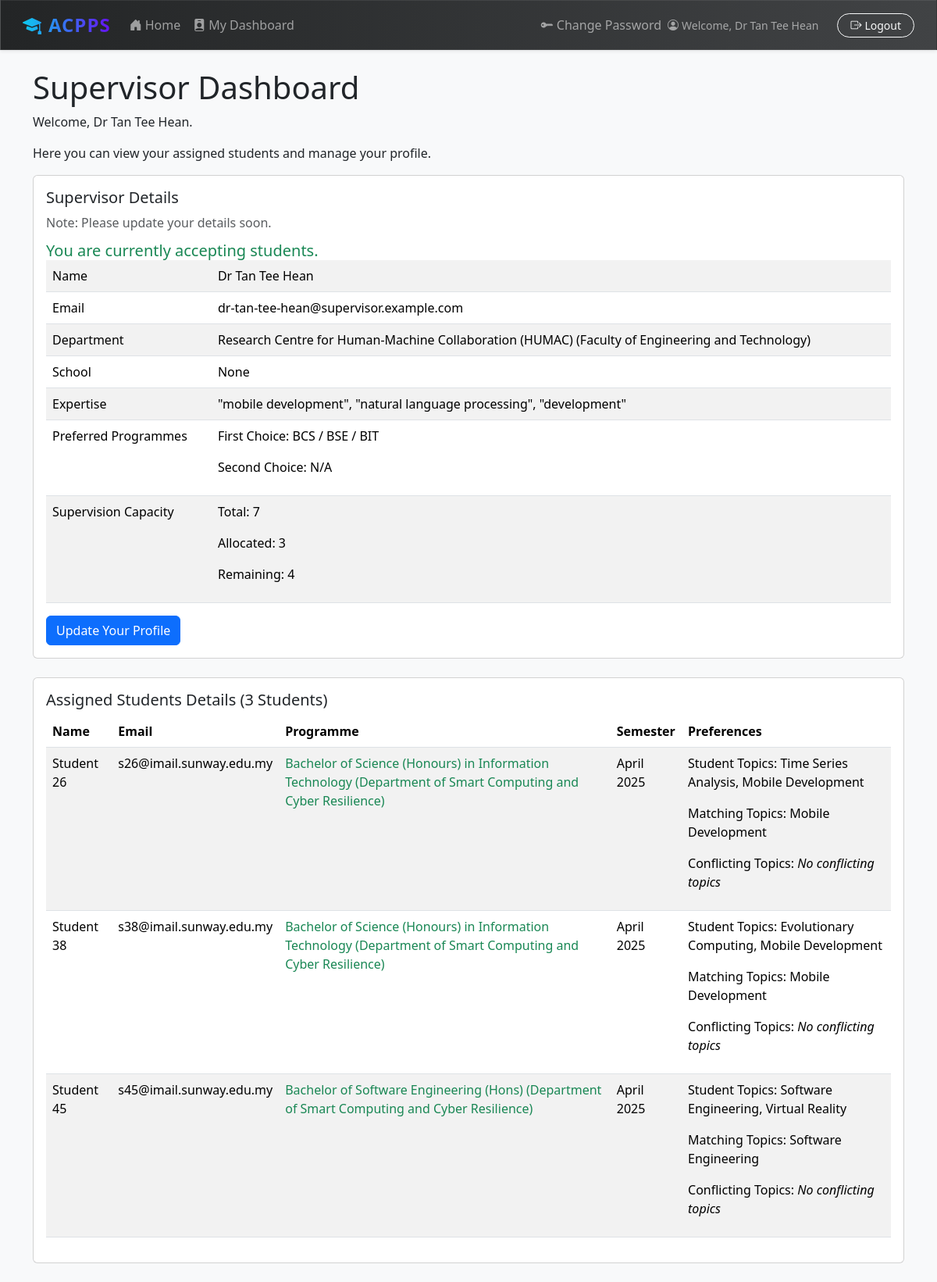
The page /dashboards/supervisor/ (signed in) on the database its author committed.
### users/models.py (models this page shows, shortened)
class User(AbstractBaseUser, PermissionsMixin):
    email = models.EmailField(unique=True)
    is_active = models.BooleanField(default=True)
    is_staff = models.BooleanField(default=False)
    date_joined = models.DateTimeField(default=timezone.now)
    full_name = models.CharField(max_length=255, blank=False, null=False)
    USER_TYPE_CHOICES = (
        ('student', 'Student'),
        ('supervisor', 'Supervisor'),
    )
    user_type = models.CharField(max_length=10, choices=USER_TYPE_CHOICES)
    objects = UserManager()
    USERNAME_FIELD = 'email'
    REQUIRED_FIELDS = ['user_type']
    def get_full_name(self):
        return self.full_name or self.email

class SupervisorProfile(models.Model):
    user = models.OneToOneField(settings.AUTH_USER_MODEL, on_delete=models.CASCADE, primary_key=True)
    department = models.ForeignKey(Department, on_delete=models.SET_NULL, null=True, related_name='supervisors', blank=True)
    school = models.ForeignKey(School, on_delete=models.SET_NULL, null=True, related_name='supervisors', blank=True)
    expertise = models.TextField(blank=True, null=True)
    preferred_programmes_first_choice = models.ForeignKey(ProgrammePreferenceGroup, on_delete=models.SET_NULL, null=True, related_name='supervisors_first_choice', blank=True)
    preferred_programmes_second_choice = models.ForeignKey(ProgrammePreferenceGroup, on_delete=models.SET_NULL, null=True, related_name='supervisors_second_choice', blank=True)
    supervision_capacity = models.PositiveIntegerField(default=0)
    standardised_expertise = models.ManyToManyField(StandardisedTopic, blank=True, related_name='supervisors')
    accepting_students = models.BooleanField(default=True)
    EXPERTISE_MAX_LENGTH = 1023
    @property
    def effective_school(self):
        return self.department.school if self.department else self.school if self.school else None
    @property
    def is_profile_incomplete(self):
        return (
            (not self.expertise or not self.expertise.strip()) or
            self.preferred_programmes_first_choice is None or
            self.preferred_programmes_second_choice is None
        )

class StudentProfile(models.Model):
    user = models.OneToOneField(settings.AUTH_USER_MODEL, on_delete=models.CASCADE, primary_key=True)
    programme = models.ForeignKey(Programme, on_delete=models.SET_NULL, null=True, related_name='students')
    preference_text = models.TextField(blank=True, null=True)
    positive_preferences = models.ManyToManyField(StandardisedTopic, blank=True, related_name='positive_preferences_students')
    negative_preferences = models.ManyToManyField(StandardisedTopic, blank=True, related_name='negative_preferences_students')
    supervisor = models.ForeignKey('SupervisorProfile', on_delete=models.SET_NULL, null=True, blank=True, related_name='students')
    semester = models.ForeignKey(
        Semester,
        on_delete=models.PROTECT, # Don't delete a semester if programmes are linked to it
        default=get_default_semester(),
        null=True,
        blank=True,
        related_name='students'
    )
    programme_match_type = models.IntegerField(null=True)
    matching_topics = models.ManyToManyField(StandardisedTopic, blank=True, related_name='matching_students')
    conflicting_topics = models.ManyToManyField(StandardisedTopic, blank=True, related_name='conflicting_students')
    PREFERENCE_MAX_LENGTH = 4093

### academics/models.py (models this page shows, shortened)
class Department(models.Model):
    name = models.CharField(max_length=100)
    school = models.ForeignKey(School, on_delete=models.CASCADE, related_name='departments', null=True, blank=True)
    faculty = models.ForeignKey(Faculty, on_delete=models.CASCADE, related_name='departments', null=True, blank=True)
    def __str__(self):
        return f"{self.name} ({self.school.name if self.school else self.faculty.name if self.faculty else 'No School or Faculty'})"

class Faculty(models.Model):
    name = models.CharField(max_length=100)

class ProgrammePreferenceGroup(models.Model):
    name = models.CharField(max_length=100)
    programme = models.ManyToManyField(Programme, blank=True, related_name='preference_groups')
    def __str__(self):
        return f"{self.name}"

class Programme(models.Model):
    name = models.CharField(max_length=100)
    department = models.ForeignKey(Department, on_delete=models.CASCADE, related_name='programmes')
    def __str__(self):
        return f"{self.name} ({self.department.name})"

class Semester(models.Model):
    name = models.CharField(max_length=100)
    start_date = models.DateField()
    end_date = models.DateField()
    class Meta:
        get_latest_by = 'start_date'
        ordering = ['-start_date']

### api/models.py (models this page shows)
class StandardisedTopic(models.Model):
    name = models.CharField(max_length=255, unique=True)
    def __str__(self):
        return self.name

### dashboards/views.py (the view)
# urls.py: path('supervisor/', SupervisorDashboardView.as_view(), name='supervisor_dashboard'),
class SupervisorDashboardView(LoginRequiredMixin, View):
    login_url = "/login/"
    redirect_field_name = "redirect_to"
    template_name = 'dashboard/supervisor.html'
    def get(self, request, *args, **kwargs):
        context = {
            'students': [],
            'remaining_capacity': 0,
            'supervisor_profile': None,
            'students_test': StudentProfile.objects.all()
        }
        if hasattr(request.user, 'supervisorprofile'):
            supervisor_profile = request.user.supervisorprofile
            students_queryset = StudentProfile.objects.filter(supervisor=supervisor_profile)
            remaining_capacity = supervisor_profile.supervision_capacity - students_queryset.count()
            context['students'] = students_queryset
            context['remaining_capacity'] = remaining_capacity
            context['supervisor_profile'] = supervisor_profile
        else:
            messages.warning(request, "The logged-in user does not have a supervisor profile.")
        return render(request, self.template_name, context)

### templates/dashboard/supervisor.html (shortened to what this page needs)
{% extends "dashboard/dashboard_base.html" %}
{% block content %}
    <h1>Supervisor Dashboard</h1>
    <p>Welcome, {{ user.get_full_name }}.</p>
    <p>Here you can view your assigned students and manage your profile.</p>
    <div class="card mb-4">
        <div class="card-body">
            <h5 class="card-title">Supervisor Details</h5>
            {% if user.supervisorprofile.is_profile_incomplete %}
                <p class="card-text text-muted">Note: Please update your details soon.</p>
            {% endif %}
            {% if user.supervisorprofile.accepting_students %}
                <h5 class="card-subtitle text-success">You are currently accepting students.</h5>
            {% else %}
                <h5 class="card-subtitle text-danger">You are currently <em>NOT</em> accepting students.</h5>
            {% endif %}
            <div class="table-responsive">
                <table class="table table-striped table-hover">
                    <tr>
                        <td>Name</td>
                        <td>{{ user.get_full_name }}</td>
                    </tr>
                    <tr>
                        <td>Email</td>
                        <td>{{ user.email }}</td>
                    </tr>
                    <tr>
                        <td>Department</td>
                        <td>{{ user.supervisorprofile.department|default:"N/A" }}</td>
                    </tr>
                    <tr>
                        <td>School</td>
                        <td>{{ user.supervisorprofile.effective_school }}</td>
                    </tr>
                    <tr>
                        <td>Expertise</td>
                        <td>{{ user.supervisorprofile.expertise }}</td>
                    </tr>
                    <tr>
                        <td>Preferred Programmes</td>
                        <td>
                            <p>First Choice: {{ user.supervisorprofile.preferred_programmes_first_choice|default:"N/A" }}</p>
                            <p>Second Choice: {{ user.supervisorprofile.preferred_programmes_second_choice|default:"N/A" }}</p>
                        </td>
                    </tr>
                    <tr>
                        <td>Supervision Capacity</td>
                        <td>
                            <p>Total: {{ user.supervisorprofile.supervision_capacity }}</p>
                            <p>Allocated: {{ students.count|default:0 }}</p>
                            <p>Remaining: {{ remaining_capacity|default:user.supervisorprofile.supervision_capacity }}</p>
                        </td>
                    </tr>
                </table>
            </div>
            <button type="button" id="update-btn" class="btn btn-primary" data-url="{% url 'update_profile' %}">Update Your Profile</button>
        </div>
    </div>
    <div class="card mb-4">
        <div class="card-body">
            {% if students %}
                <h5 class="card-title">Assigned Students Details ({{ students.count }} Students)</h5>
                <div class="table-responsive">
                    <table class="table table-striped table-hover">
                        <thead>
                            <th>Name</th>
                            <th>Email</th>
                            <th>Programme</th>
                            <th>Semester</th>
                            <th>Preferences</th>
                        </thead>
                        <tbody>
                            {% for student in students %}
                                <tr>
                                    <td>{{ student.user.full_name }}</td>
                                    <td>{{ student.user.email }}</td>
                                    {% if student.programme_match_type == 1 %}
                                        <td class="text-success">
                                    {% elif student.programme_match_type == 2 %}
                                        <td class="text-warning">
                                    {% elif student.programme_match_type == 0 %}
                                        <td class="text-danger">
                                    {% else %}
                                        <td>
                                    {% endif %}
                                    {{ student.programme }}</td>
                                    <td>{{ student.semester.name }}</td>
                                    <td>
                                        <p>Student Topics:
                                            {% if student.positive_preferences.all %}
                                                {{ student.positive_preferences.all|join:", " }}
                                            {% else %}
                                                <em>No preferences set</em>
                                            {% endif %}
                                        </p>
                                        <p>Matching Topics:
                                            {% if student.matching_topics.all %}
                                                {{ student.matching_topics.all|join:", " }}
                                            {% else %}
                                                <em>No matching topics</em>
                                            {% endif %}
                                        </p>
                                        <P>Conflicting Topics:
                                            {% if student.conflicting_topics.all %}
                                                {{ student.conflicting_topics.all|join:", " }}
                                            {% else %}
                                                <em>No conflicting topics</em>
                                            {% endif %}
                                        </p>
                                    </td>
                                </tr>
                            {% endfor %}
                        </tbody>
                    </table>
                </div>
            {% else %}
                <h5 class="card-title">You do not have any students assigned yet.</h5>
            {% endif %}
        </div>
    </div>
{% endblock %}
{% block extra_js %}
    {% load static %}
{% endblock %}

### templates/base.html (shortened to what this page needs)
<!DOCTYPE html>
<html lang="en">
<head>
    <link href="https://cdn.jsdelivr.net/npm/bootstrap@5.3.3/dist/css/bootstrap.min.css" rel="stylesheet">
    <link rel="stylesheet" href="https://cdn.jsdelivr.net/npm/bootstrap-icons@1.11.3/font/bootstrap-icons.min.css">
</head>
<body>
    <nav class="navbar navbar-expand-lg navbar-dark navbar-custom shadow-sm mb-4 px-3" style="backdrop-filter: blur(8px); border: 1px solid rgba(255,255,255,0.08);">
        <div class="container-fluid">
            <a class="navbar-brand fw-bold fs-4 text-gradient" href="{% url 'home' %}" style="letter-spacing:1px;">
                <i class="bi bi-mortarboard-fill me-2"></i>ACPPS
            </a>
            <div class="collapse navbar-collapse" id="navbarNav">
                <ul class="navbar-nav me-auto mb-2 mb-lg-0">
                    <li class="nav-item">
                        <a class="nav-link {% if request.resolver_match.url_name == 'home' %}active{% endif %}" href="{% url 'home' %}">
                            <i class="bi bi-house-door-fill me-1"></i>Home
                        </a>
                    </li>
                    {% if user.is_authenticated %}
                        {% if user.is_superuser %}
                            <li class="nav-item"><a class="nav-link" href="{% url 'student_dashboard' %}"><i class="bi bi-person-lines-fill me-1"></i>Student DB</a></li>
                            <li class="nav-item"><a class="nav-link" href="{% url 'supervisor_dashboard' %}"><i class="bi bi-person-badge-fill me-1"></i>Supervisor DB</a></li>
                            <li class="nav-item"><a class="nav-link" href="{% url 'coordinator_dashboard' %}"><i class="bi bi-diagram-3-fill me-1"></i>Coordinator DB</a></li>
                            <li class="nav-item"><a class="nav-link" href="{% url 'academics:dashboard' %}"><i class="bi bi-journal-bookmark-fill me-1"></i>Academics DB</a></li>
                        {% elif user.user_type == 'student' %}
                            <li class="nav-item"><a class="nav-link" href="{% url 'student_dashboard' %}"><i class="bi bi-person-circle me-1"></i>My Dashboard</a></li>
                        {% elif user.user_type == 'supervisor' %}
                            <li class="nav-item"><a class="nav-link" href="{% url 'supervisor_dashboard' %}"><i class="bi bi-person-badge-fill me-1"></i>My Dashboard</a></li>
                        {% endif %}
                    {% endif %}
                </ul>
                <div class="navbar-nav ms-auto align-items-center">
                    {% if user.is_authenticated %}
                        <li class="nav-item">
                            <a class="nav-link" href="{% url 'password_change' %}">
                                <i class="bi bi-key-fill me-1"></i>Change Password
                            </a>
                        </li>
                        <span class="navbar-text me-3 small" style="font-weight:500;">
                            <i class="bi bi-person-circle me-1"></i>Welcome, {{ user.full_name }}
                        </span>
                        <form class="d-flex" action="{% url 'logout' %}" method="post">
                            <button type="submit" class="btn btn-outline-light btn-sm px-3 rounded-pill ms-2" style="transition:background 0.2s;">
                                <i class="bi bi-box-arrow-right me-1"></i>Logout
                            </button>
                        </form>
                    {% else %}
                        <a href="{% url 'login' %}" class="btn btn-outline-light rounded-pill px-4 ms-2">Login</a>
                    {% endif %}
                </div>
            </div>
        </div>
    </nav>
    <main class="container">
        {% block content %}
        {% endblock %}
    </main>
</body>
</html>

### rows shown on the page
User: full_name "Dr Tan Tee Hean", get_full_name "Dr Tan Tee Hean", email "dr-tan-tee-hean@supervisor.example.com", supervisorprofile.department "Research Centre for Human-Machine Collaboration (HUMAC) (Faculty of Engineering and Technology)", supervisorprofile.effective_school "None", supervisorprofile.expertise "\"mobile development\", \"natural language processing\", \"development\"", supervisorprofile.preferred_programmes_first_choice "BCS / BSE / BIT", supervisorprofile.preferred_programmes_second_choice "N/A", supervisorprofile.supervision_capacity "7", supervision_capacity "4"
StudentProfile: user.full_name "Student 26", user.email "s26@imail.sunway.edu.my", programme "Bachelor of Science (Honours) in Information Technology (Department of Smart Computing and Cyber Resilience)", semester.name "April 2025", positive_preferences.all "Time Series Analysis, Mobile Development", matching_topics.all "Mobile Development", shows "No conflicting topics"
StudentProfile: user.full_name "Student 38", user.email "s38@imail.sunway.edu.my", programme "Bachelor of Science (Honours) in Information Technology (Department of Smart Computing and Cyber Resilience)", semester.name "April 2025", positive_preferences.all "Evolutionary Computing, Mobile Development", matching_topics.all "Mobile Development", shows "No conflicting topics"
StudentProfile: user.full_name "Student 45", user.email "s45@imail.sunway.edu.my", programme "Bachelor of Software Engineering (Hons) (Department of Smart Computing and Cyber Resilience)", semester.name "April 2025", positive_preferences.all "Software Engineering, Virtual Reality", matching_topics.all "Software Engineering", shows "No conflicting topics"

### other values the page prints
{{ students.count|default:0 }} "3"
{{ students.count }} "3"
